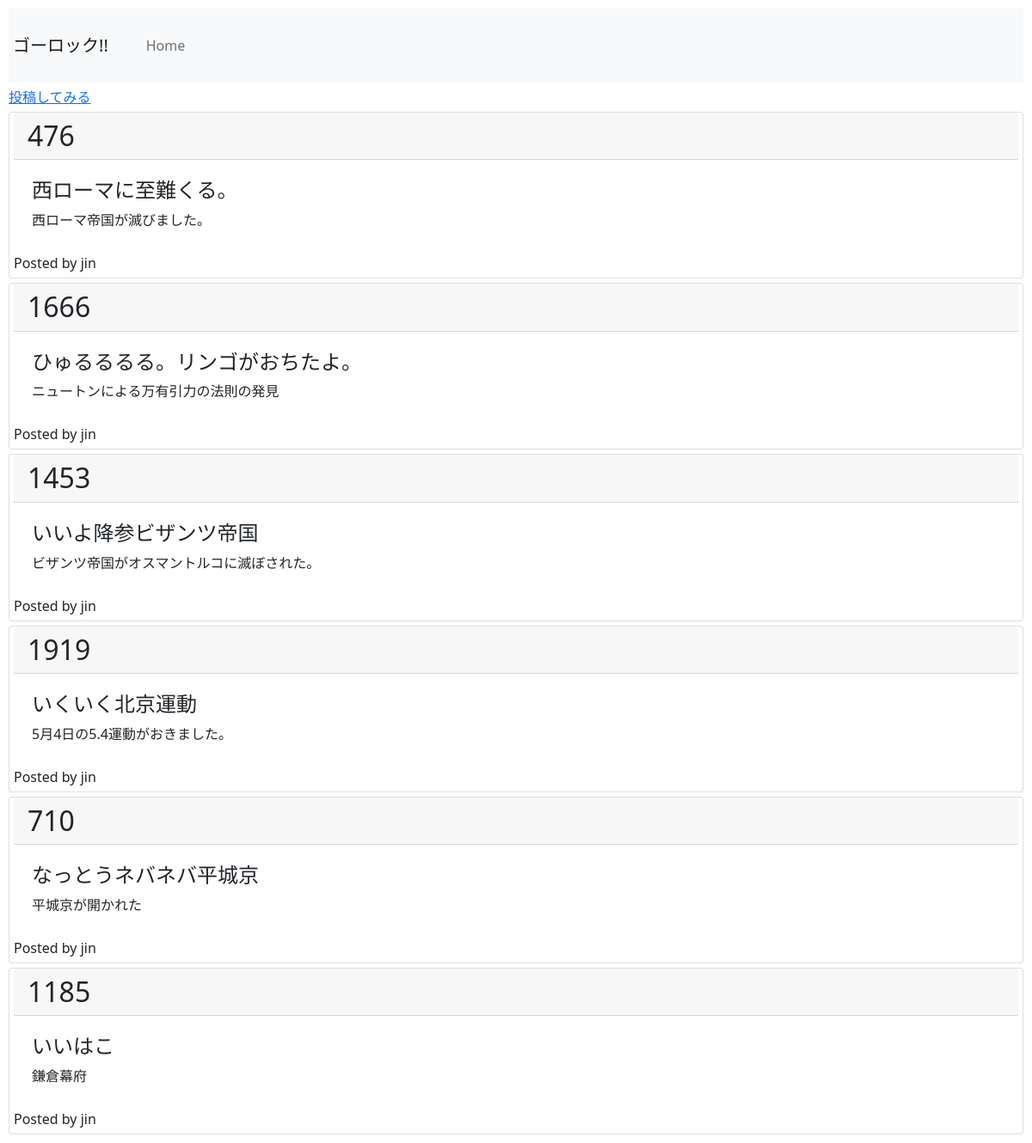
The app's page /index/, older data.
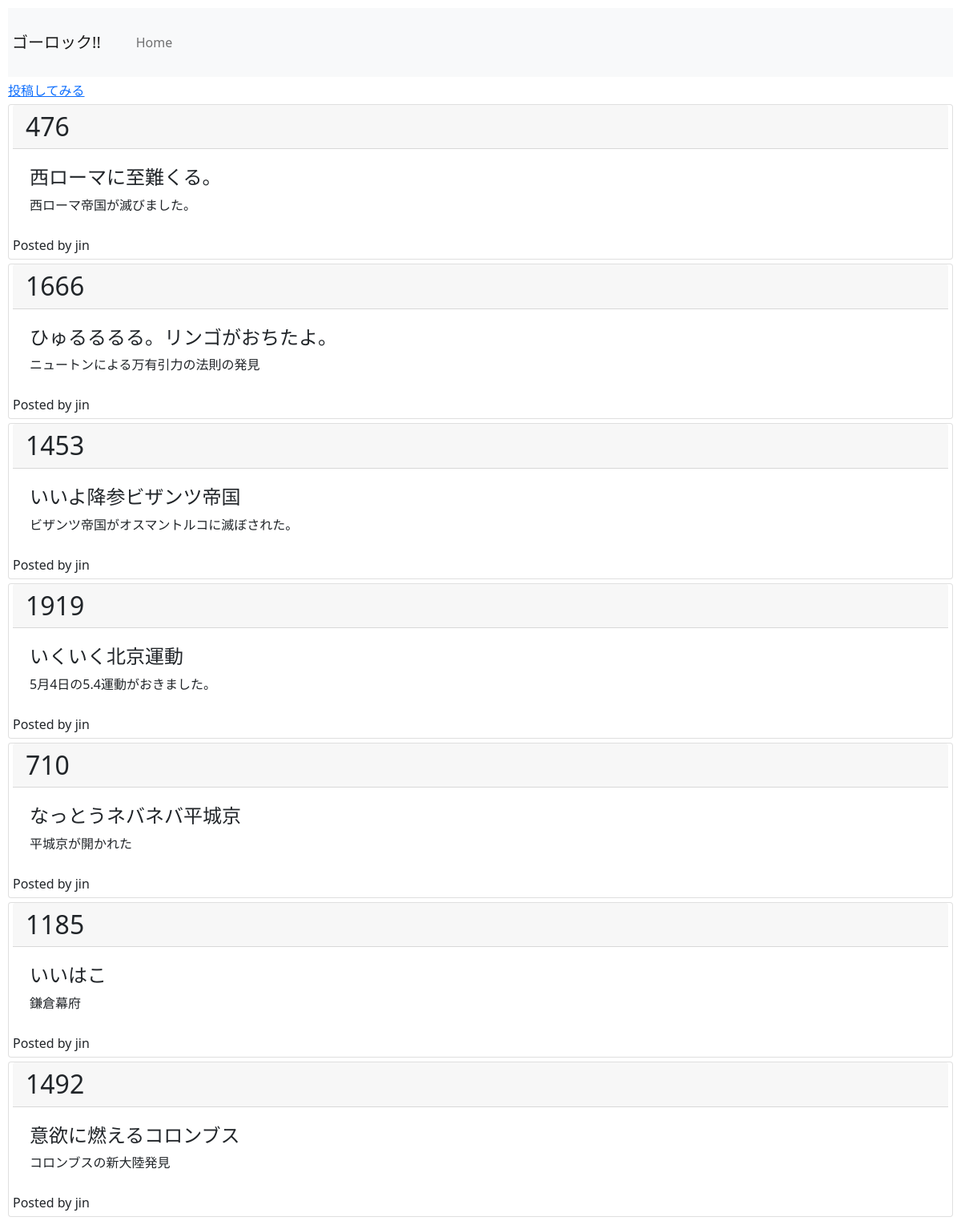
The same page, newer data.
### app/models.py (models this page shows, shortened)
class Post(models.Model):
  year = models.IntegerField(validators=[MinValueValidator(1), MaxValueValidator(2021)])
  text = models.CharField("語呂合わせ", max_length=30)
  supplement = models.CharField("補足", max_length=100)
  author = models.ForeignKey(settings.AUTH_USER_MODEL, on_delete=models.CASCADE)
  created = models.DateTimeField("作成日", default=timezone.now)

### app/views.py (the view)
# urls.py: path('index/', views.index, name='index'),
def index(request):
  data = Post.objects.all()
  params = {
    'data': data
  }
  return render(request, 'app/index.html', params)

### app/templates/app/index.html
{% extends 'app/base.html' %}
{% block 'content' %}
  {% for item in data %}
  <div class="card">
    <h2 class="card-header">{{ item.year }}</h2>
    <div class="card-body">
      <h4 class="card-title">{{ item.text }}</h4>
      <p class="card-text">{{ item.supplement }}</p>
    </div>
    <div class="who">Posted by {{ item.author }}</div>
  </div>
  {% endfor %}
{% endblock %}

Row changes from the older to the newer data that the page shows:
added Post: year "1492", text "意欲に燃えるコロンブス", supplement "コロンブスの新大陸発見", author "jin"
